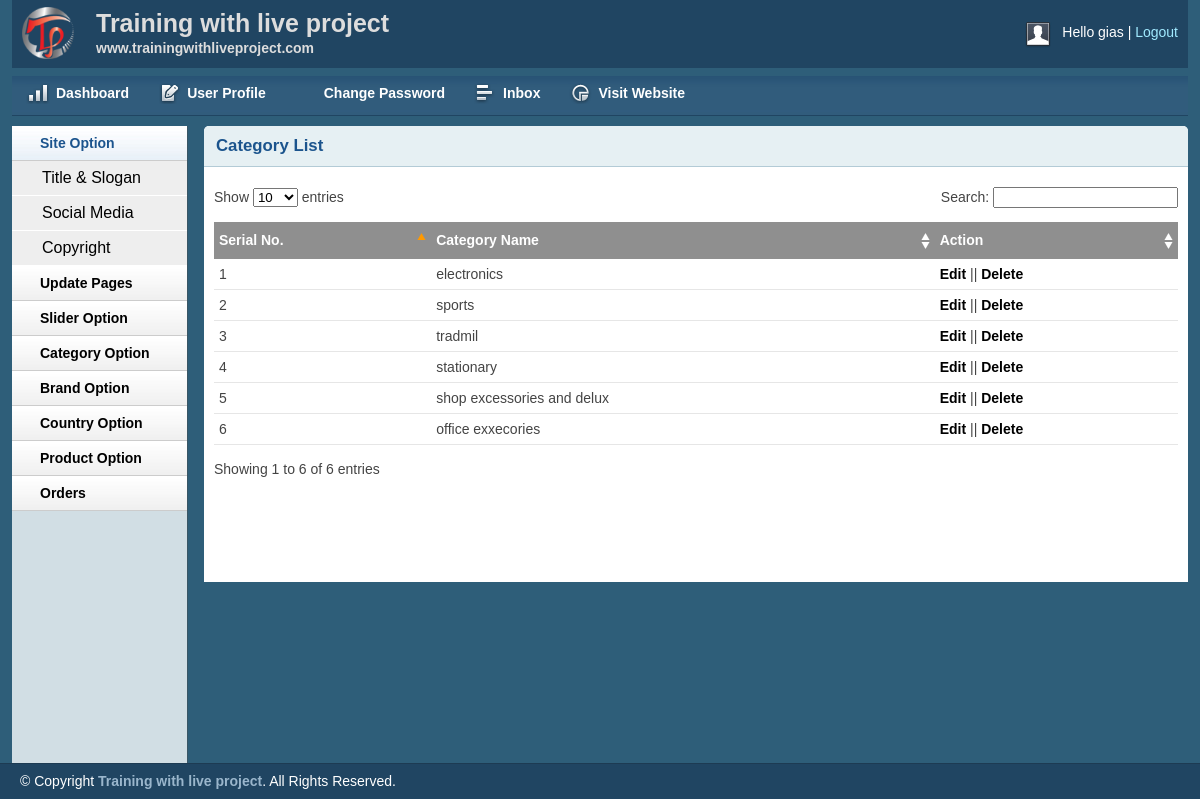
Page /admin/catlist.php (signed in) on the committed database.
### tables this page shows
CREATE TABLE IF NOT EXISTS `catagory` (
  `catId` int(11) NOT NULL AUTO_INCREMENT,
  `catName` varchar(255) NOT NULL,
  PRIMARY KEY (`catId`)
);

### lib/database.php (called while the page is built, shortened)
<?php
Class Database{
 public $host   = DB_HOST;
 public $user   = DB_USER;
 public $pass   = DB_PASS;
 public $dbname = DB_NAME;
 public $link;
private function connectDB(){
 $this->link = new mysqli($this->host, $this->user, $this->pass,
  $this->dbname);
 }
public function select($query){
  $result = $this->link->query($query) or
   die($this->link->error.__LINE__);
  if($result->num_rows > 0){
    return $result;
  } else {
    return false;
  }
 }
}

### classes/catagory.php (called while the page is built, shortened)
<?php
$filepath = realpath(dirname(__FILE__));
include_once ($filepath.'/../lib/database.php');
class Catagory
{
	private $db;
	function __construct()
	{
		$this->db =	new Database();
	}
	public function getcat()
	{
		$query = "SELECT * FROM catagory ORDER BY catId DESC";
		$result = $this->db->select($query);
		if($result)
			return $result;
	}
}

### admin/catlist.php (the view, shortened to what this page needs)
<?php include 'inc/header.php';?>
<?php include 'inc/sidebar.php';?>
<?php include '../classes/catagory.php';?>
<?php
$cat = new Catagory();
?>
        <div class="grid_10">
            <div class="box round first grid">
                <h2>Category List</h2>
                <div class="block">
                    <table class="data display datatable" id="example">
					<thead>
						<tr>
							<th>Serial No.</th>
							<th>Category Name</th>
							<th>Action</th>
						</tr>
					</thead>
					<tbody>
				<?php
                $catlist = $cat->getcat();
                if($catlist)
                {
                	$i=0;
                	while($result = $catlist->fetch_assoc())
                	{
                		$i++;
                ?>
						<tr class="odd gradeX">
							<td><?= $i?></td>
							<td><?= $result['catName']?></td>
							<td><a href="editcat.php?id=<?= $result['catId']?>">Edit</a> ||
							<a onclick="return confirm('Are You Sure!')" href="?delcat=<?php echo $result['catId']?>">Delete</a></td>
						</tr>
				<?php } } ?>
					</tbody>
				</table>
               </div>
            </div>
        </div>
<?php include 'inc/footer.php';?>

### admin/css/layout.css (style rules this page uses)
body { background: #fff none repeat scroll 0 0; color: #444; font-size: 14px; padding: 0; }
a { color: #000; font-weight:bold; text-decoration: none; }
h1, h2, h3, h4, h5, h6 { line-height:1.2em; margin-bottom:.3em; }
h2 { margin-top:1em; }
.box { background:#fff; margin-bottom:20px; padding:10px 10px 10px 10px; margin-left:-8px; }
.box.grid { padding-bottom:40px; }
.box.round { -moz-border-radius: 5px 5px 0px 0px; -webkit-border-radius: 5px 5px 0px 0px; border-radius: 5px 5px 0px 0px; }
.box h2 { font-size:1.2em; font-weight:bold; color:#1B548D; background:#E6F0F3; margin:-10px -10px 0 -10px; padding:10px 12px; border-bottom:1px solid #B3CBD6; -moz-border-radius: 5px 5px 0px 0px; -webkit-border-radius: 5px 5px 0px 0px; border-radius: 5px 5px 0px 0px; }
.box.first { min-height: 406px; }
.block { padding-top:20px; }
.block { padding-bottom:1px; }
table.display { margin: 0 auto; clear: both; width: 100%; }
.sorting_asc { background: #8f8f8f url(../img/table/sort_asc.png) no-repeat center right; padding:8px 5px; text-align:left; color:#fff; }
.sorting { background:#8f8f8f url(../img/table/sort_both.png) no-repeat center right; padding:8px 5px; text-align:left; color:#fff; }
tr.odd { height: 30px; line-height: 30px; border-bottom:1px solid #e6e6e6; }
tr.even { height: 30px; line-height: 30px; border-bottom:1px solid #e6e6e6; }
tr.odd td, tr.even td { padding-left:5px; }

### rows in the picture
catagory: catName "electronics"
catagory: catName "sports"
catagory: catName "tradmil"
catagory: catName "stationary"
catagory: catName "shop excessories and delux"
catagory: catName "office exxecories"

### other values in the picture
Session::get("adminUser") "gias"
